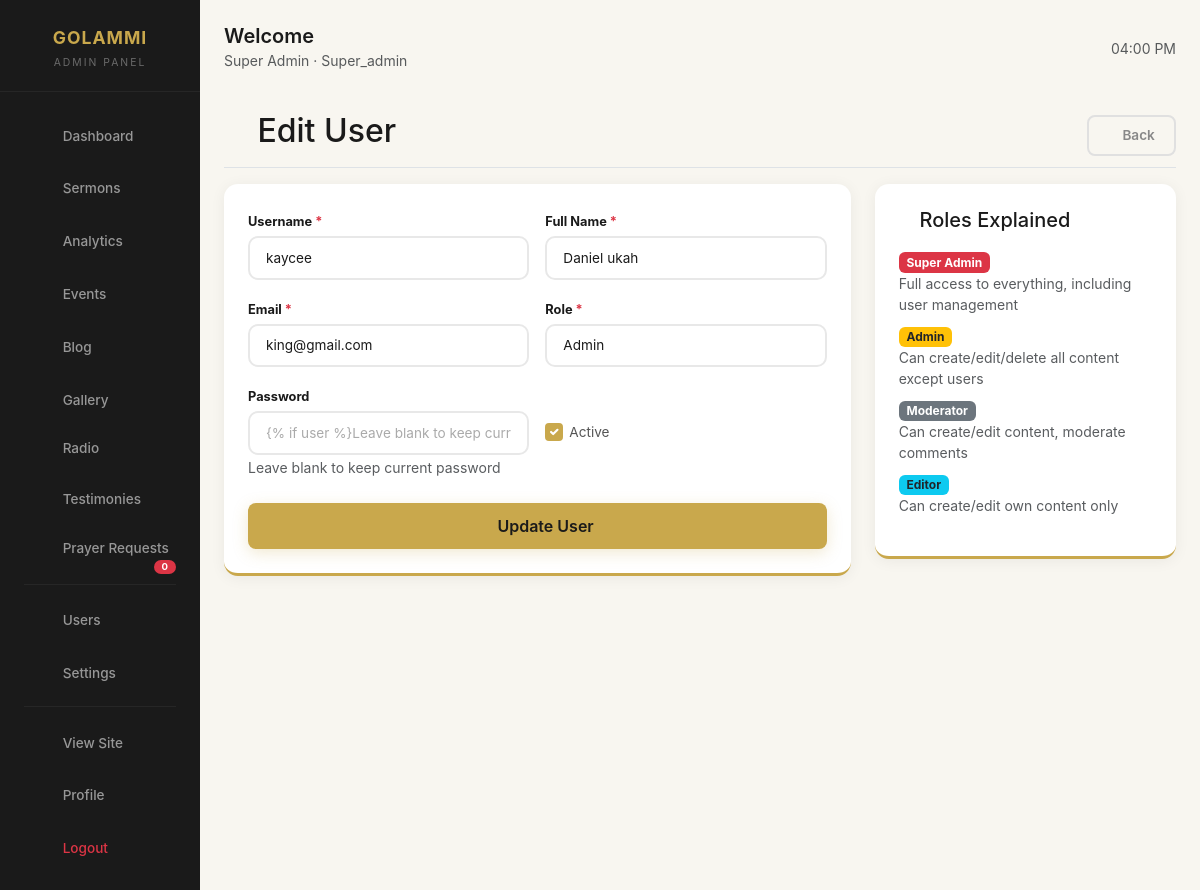
Page /admin/users/edit/2 (signed in) on the committed database.
### models/user.py (models this page shows, shortened)
class User(UserMixin, db.Model):
    __tablename__ = "users"
    id = db.Column(db.Integer, primary_key=True)
    username = db.Column(db.String(80), unique=True, nullable=False)
    email = db.Column(db.String(120), unique=True, nullable=False)
    password_hash = db.Column(db.String(255), nullable=False)
    full_name = db.Column(db.String(120), nullable=False)
    role = db.Column(
        db.String(50), nullable=False, default="admin"
    )  # super_admin, admin, moderator, editor
    is_active = db.Column(db.Boolean, default=True)
    created_at = db.Column(db.DateTime, default=datetime.utcnow)
    updated_at = db.Column(
        db.DateTime, default=datetime.utcnow, onupdate=datetime.utcnow
    )
    last_login = db.Column(db.DateTime)
    created_sermons = db.relationship(
        "Sermon", backref="creator", lazy=True, foreign_keys="Sermon.created_by"
    )
    updated_sermons = db.relationship(
        "Sermon", backref="updater", lazy=True, foreign_keys="Sermon.updated_by"
    )
    created_events = db.relationship(
        "Event", backref="creator", lazy=True, foreign_keys="Event.created_by"
    )
    updated_events = db.relationship(
        "Event", backref="updater", lazy=True, foreign_keys="Event.updated_by"
    )
    created_blog_posts = db.relationship(
        "BlogPost", backref="creator", lazy=True, foreign_keys="BlogPost.created_by"
    )
    updated_blog_posts = db.relationship(
        "BlogPost", backref="updater", lazy=True, foreign_keys="BlogPost.updated_by"
    )
    def is_super_admin(self):
        return self.role == "super_admin"

### routes/admin.py (the view, shortened to what this page needs)
@admin_bp.route("/users/edit/<int:user_id>", methods=["GET", "POST"])
@login_required
@super_admin_required
def edit_user(user_id):
    user = User.query.get_or_404(user_id)
    form = UserForm(obj=user)
    return render_template(
        "admin/user_form.html", form=form, user=user, title="Edit User"
    )

### templates/admin/user_form.html (shortened to what this page needs)
{% extends "admin/base.html" %}
{% block content %}
<div class="d-flex justify-content-between flex-wrap flex-md-nowrap align-items-center pt-3 pb-2 mb-3 border-bottom">
    <h1 class="h2"><i class="bi bi-people" style="color: var(--gold);"></i> {{ title }}</h1>
    <div>
        <a href="{{ url_for('admin.users') }}" class="btn btn-outline-secondary">
            <i class="bi bi-arrow-left"></i> Back
        </a>
    </div>
</div>
<div class="row">
    <div class="col-lg-8">
        <div class="admin-card">
            <form method="POST">
                <div class="row g-3">
                    <div class="col-md-6">
                        <div class="form-group">
                            <label class="form-label fw-bold">Username <span class="text-danger">*</span></label>
                            {{ form.username(class="form-control", placeholder="Enter username") }}
                        </div>
                    </div>
                    <div class="col-md-6">
                        <div class="form-group">
                            <label class="form-label fw-bold">Full Name <span class="text-danger">*</span></label>
                            {{ form.full_name(class="form-control", placeholder="Enter full name") }}
                        </div>
                    </div>
                    <div class="col-md-6">
                        <div class="form-group">
                            <label class="form-label fw-bold">Email <span class="text-danger">*</span></label>
                            {{ form.email(class="form-control", placeholder="Enter email address") }}
                        </div>
                    </div>
                    <div class="col-md-6">
                        <div class="form-group">
                            <label class="form-label fw-bold">Role <span class="text-danger">*</span></label>
                            {{ form.role(class="form-control") }}
                        </div>
                    </div>
                    <div class="col-md-6">
                        <div class="form-group">
                            <label class="form-label fw-bold">Password {% if not user %}<span class="text-danger">*</span>{% endif %}</label>
                            {{ form.password(class="form-control", placeholder="{% if user %}Leave blank to keep current{% else %}Enter password{% endif %}") }}
                            {% if user %}
                            <small class="text-muted">Leave blank to keep current password</small>
                            {% endif %}
                        </div>
                    </div>
                    <div class="col-md-6">
                        <div class="form-group">
                            <label class="form-label fw-bold">&nbsp;</label>
                            <div class="form-check mt-2">
                                {{ form.is_active(class="form-check-input") }}
                                <label class="form-check-label">Active</label>
                            </div>
                        </div>
                    </div>
                    <div class="col-12 mt-4">
                        <button type="submit" class="btn btn-gold btn-lg w-100">
                            <i class="bi bi-save"></i> {{ 'Update' if user else 'Create' }} User
                        </button>
                    </div>
                </div>
            </form>
        </div>
    </div>
    <div class="col-lg-4">
        <div class="admin-card">
            <h5 class="mb-3"><i class="bi bi-info-circle" style="color: var(--gold);"></i> Roles Explained</h5>
            <ul class="list-unstyled">
                <li class="mb-2">
                    <span class="badge bg-danger">Super Admin</span>
                    <small class="d-block text-muted">Full access to everything, including user management</small>
                </li>
                <li class="mb-2">
                    <span class="badge bg-warning text-dark">Admin</span>
                    <small class="d-block text-muted">Can create/edit/delete all content except users</small>
                </li>
                <li class="mb-2">
                    <span class="badge bg-secondary">Moderator</span>
                    <small class="d-block text-muted">Can create/edit content, moderate comments</small>
                </li>
                <li class="mb-2">
                    <span class="badge bg-info text-dark">Editor</span>
                    <small class="d-block text-muted">Can create/edit own content only</small>
                </li>
            </ul>
        </div>
    </div>
</div>
{% endblock %}

### templates/admin/base.html (shortened to what this page needs)
<!DOCTYPE html>
<html lang="en">
<head>
    <link href="{{ url_for('static', filename='assets/vendor/bootstrap/css/bootstrap.min.css') }}" rel="stylesheet">
    <link href="{{ url_for('static', filename='assets/vendor/bootstrap-icons/bootstrap-icons.css') }}" rel="stylesheet">
</head>
<body>
    <div class="container-fluid">
        <div class="row">
            <nav class="col-md-3 col-lg-2 d-md-block sidebar">
                <div class="brand">
                    <h4>GOLAMMI</h4>
                    <small>Admin Panel</small>
                </div>
                <ul class="nav flex-column">
                    <li class="nav-item">
                        <a class="nav-link {% if request.endpoint == 'admin.dashboard' %}active{% endif %}" href="{{ url_for('admin.dashboard') }}">
                            <i class="bi bi-grid"></i> Dashboard
                        </a>
                    </li>
                    <li class="nav-item">
                        <a class="nav-link {% if request.endpoint in ['admin.sermons', 'admin.add_sermon', 'admin.edit_sermon'] %}active{% endif %}" href="{{ url_for('admin.sermons') }}">
                            <i class="bi bi-mic"></i> Sermons
                        </a>
                    </li>
                    <li class="nav-item">
                        <a class="nav-link {% if request.endpoint == 'admin.analytics' %}active{% endif %}" href="{{ url_for('admin.analytics', _external=False) }}">
                            <i class="bi bi-graph-up-arrow"></i> Analytics
                        </a>
                    </li>
                    <li class="nav-item">
                        <a class="nav-link {% if request.endpoint in ['admin.events', 'admin.add_event', 'admin.edit_event'] %}active{% endif %}" href="{{ url_for('admin.events') }}">
                            <i class="bi bi-calendar-event"></i> Events
                        </a>
                    </li>
                    <li class="nav-item">
                        <a class="nav-link {% if request.endpoint in ['admin.blog', 'admin.add_blog', 'admin.edit_blog'] %}active{% endif %}" href="{{ url_for('admin.blog') }}">
                            <i class="bi bi-newspaper"></i> Blog
                        </a>
                    </li>
                    <li class="nav-item">
                        <a class="nav-link {% if request.endpoint in ['admin.gallery', 'admin.add_gallery'] %}active{% endif %}" href="{{ url_for('admin.gallery') }}">
                            <i class="bi bi-images"></i> Gallery
                        </a>
                    </li>
                    <li class="nav-item">
                        <a class="nav-link {% if request.endpoint in ['admin.radio', 'admin.add_radio', 'admin.edit_radio'] %}active{% endif %}" href="{{ url_for('admin.radio') }}">
                             Radio
                        </a>
                    </li>
                    <li class="nav-item">
                        <a class="nav-link {% if request.endpoint in ['admin.testimonies', 'admin.add_testimony', 'admin.edit_testimony'] %}active{% endif %}" href="{{ url_for('admin.testimonies') }}">
                            <i class="bi bi-chat-quote"></i> Testimonies
                        </a>
                    </li>
                    <li class="nav-item">
                        <a class="nav-link {% if request.endpoint in ['admin.prayer_requests', 'admin.add_prayer_request', 'admin.edit_prayer_request'] %}active{% endif %}" href="{{ url_for('admin.prayer_requests') }}">
                             Prayer Requests
                            <span class="badge bg-danger">{{ prayer_pending_count or 0 }}</span>
                        </a>
                    </li>
                    <li class="nav-divider"></li>
                    <li class="nav-item">
                        <a class="nav-link {% if request.endpoint == 'admin.users' %}active{% endif %}" href="{{ url_for('admin.users') }}">
                            <i class="bi bi-people"></i> Users
                        </a>
                    </li>
                    <li class="nav-item">
                        <a class="nav-link {% if request.endpoint == 'admin.settings' %}active{% endif %}" href="{{ url_for('admin.settings') }}">
                            <i class="bi bi-gear"></i> Settings
                        </a>
                    </li>
                    <li class="nav-divider"></li>
                    <li class="nav-item">
                        <a class="nav-link" href="{{ url_for('frontend.index') }}" target="_blank">
                            <i class="bi bi-globe"></i> View Site
                        </a>
                    </li>
                    <li class="nav-item">
                        <a class="nav-link" href="{{ url_for('auth.profile') }}">
                            <i class="bi bi-person-circle"></i> Profile
                        </a>
                    </li>
                    <li class="nav-item">
                        <a class="nav-link text-danger" href="{{ url_for('auth.logout') }}">
                            <i class="bi bi-box-arrow-right"></i> Logout
                        </a>
                    </li>
                </ul>
            </nav>
            <main class="col-md-9 ms-sm-auto col-lg-10 px-md-4 main-content">
                <div class="d-flex justify-content-between align-items-center mb-4">
                    <div>
                        <h5 class="mb-0" style="font-weight: 600; color: var(--black);">
                            {% block page_title %}Welcome{% endblock %}
                        </h5>
                        <small class="text-muted">{{ current_user.full_name }} · {{ current_user.role|title }}</small>
                    </div>
                    <div class="d-flex align-items-center gap-2">
                        <span class="text-muted small"><i class="bi bi-clock"></i> <span id="currentTime"></span></span>
                    </div>
                </div>
                {% block content %}{% endblock %}
            </main>
        </div>
    </div>
</body>
</html>

### rows in the picture
User: full_name "Super Admin", role "Super_admin"
User: username "kaycee", full_name "Daniel ukah", email "king@gmail.com", role "Admin", is_active "☑"

### other values in the picture
{{ prayer_pending_count or 0 }} "0"
{{ title }} "Edit User"
{{ 'Update' if user else 'Create' }} "Update"
